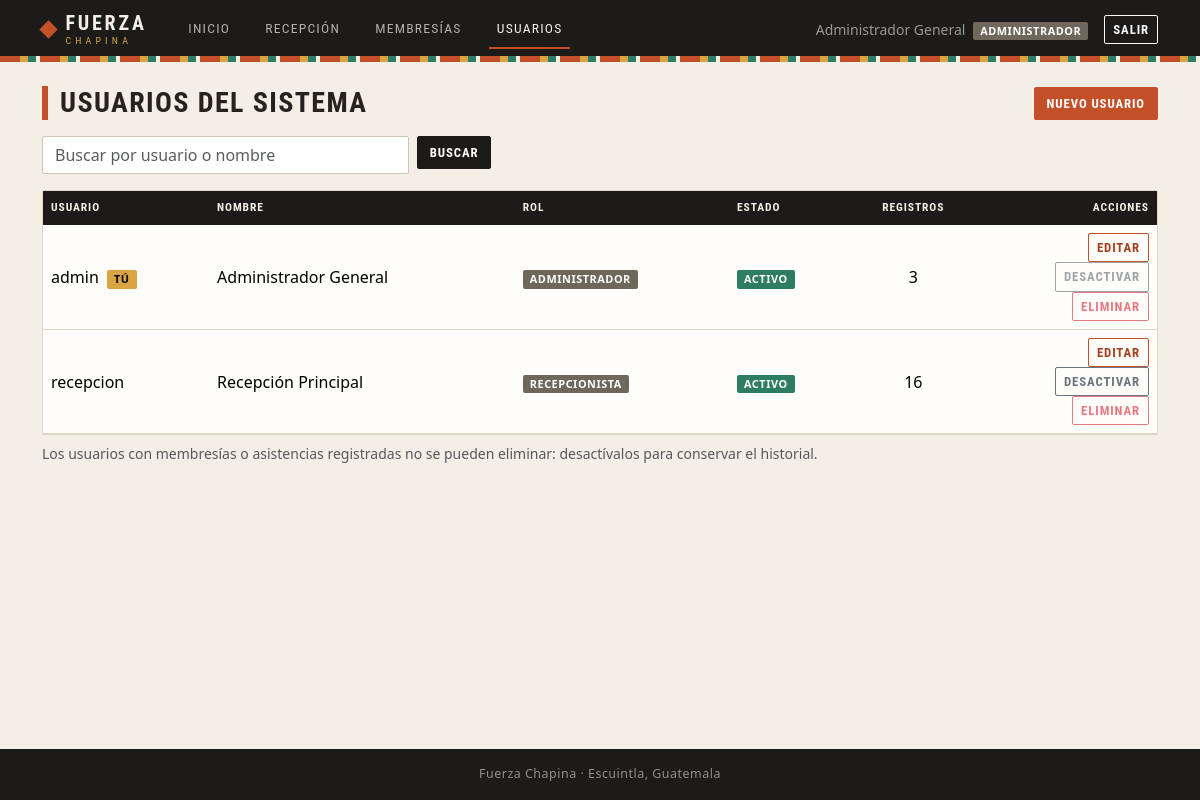
/index.php?c=usuario&a=listar (signed in), run on the app's committed database.
### tables this page shows
CREATE TABLE usuarios (
    id            INT UNSIGNED AUTO_INCREMENT PRIMARY KEY,
    usuario       VARCHAR(30)  NOT NULL,
    password_hash VARCHAR(255) NOT NULL,
    nombre        VARCHAR(100) NOT NULL,
    rol           ENUM('administrador','recepcionista') NOT NULL,
    activo        TINYINT(1)   NOT NULL DEFAULT 1,
    CONSTRAINT uq_usuarios_usuario UNIQUE (usuario)
);

### core/helpers.php (called while the page is built, shortened)
<?php
function e(mixed $valor): string
{
    return htmlspecialchars((string) $valor, ENT_QUOTES | ENT_SUBSTITUTE, 'UTF-8');
}
function url(string $controlador = 'home', string $accion = 'index', array $params = []): string
{
    return BASE_URL . '/index.php?' . http_build_query(['c' => $controlador, 'a' => $accion] + $params);
}
function renderizar(string $vista, array $datos = []): void
{
    extract($datos, EXTR_SKIP);
    require BASE_PATH . '/views/layout/header.php';
    require BASE_PATH . "/views/{$vista}.php";
    require BASE_PATH . '/views/layout/footer.php';
}

### core/Controller.php (called while the page is built, shortened)
<?php
abstract class Controller
{
    protected function render(string $vista, array $datos = []): void
    {
        renderizar($vista, $datos);
    }
}

### controllers/UsuarioController.php (called while the page is built, shortened)
<?php
final class UsuarioController extends Controller
{
    public function listar(): void
    {
        $busqueda = $this->busqueda();
        $this->render('usuarios/listar', [
            'titulo'   => 'Usuarios',
            'usuarios' => Usuario::listar($busqueda),
            'busqueda' => $busqueda,
        ]);
    }
}

### index.php (called while the page is built, shortened)
<?php
require BASE_PATH . '/core/helpers.php';
spl_autoload_register(static function (string $clase): void {
    foreach (['core', 'models', 'controllers'] as $carpeta) {
        $archivo = BASE_PATH . "/{$carpeta}/{$clase}.php";
        if (is_file($archivo)) {
            return;
        }
    }
});
try {
    $a = is_string($_GET['a'] ?? null) ? strtolower($_GET['a']) : 'index';
    $controlador = new $clase();
    $controlador->$a();
} catch (Throwable $e) {
    error_log((string) $e);
    if ($e instanceof PDOException) {
        mostrarError(500, 'Base de datos no disponible',
            'No se pudo usar la base de datos. Verifica que MySQL esté iniciado en XAMPP y que database.sql se haya importado completo.');
    }
    mostrarError(500, 'Error del sistema', 'Ocurrió un problema inesperado. Inténtalo de nuevo más tarde.');
}

### core/Auth.php (called while the page is built, shortened)
<?php
final class Auth
{
    public static function check(): bool
    {
        return isset($_SESSION['usuario']);
    }
    public static function usuario(): ?array
    {
        return $_SESSION['usuario'] ?? null;
    }
    public static function id(): ?int
    {
        return $_SESSION['usuario']['id'] ?? null;
    }
    public static function tieneRol(string ...$roles): bool
    {
        return self::check() && in_array($_SESSION['usuario']['rol'], $roles, true);
    }
}

### config/database.php (called while the page is built, shortened)
<?php
return [
    'host'    => '127.0.0.1',
    'port'    => 3306,
    'dbname'  => 'fuerza_chapina',
    'user'    => 'fc_app',
    'pass'    => 'FcApp2026!',
    'charset' => 'utf8mb4',
];

### core/Database.php (called while the page is built, shortened)
<?php
final class Database
{
    private static ?PDO $pdo = null;
    public static function pdo(): PDO
    {
        if (self::$pdo === null) {
            $c = require BASE_PATH . '/config/database.php';
            $dsn = sprintf(
                'mysql:host=%s;port=%d;dbname=%s;charset=%s',
                $c['host'], $c['port'], $c['dbname'], $c['charset']
            );
            self::$pdo = new PDO($dsn, $c['user'], $c['pass'], [
                PDO::ATTR_ERRMODE            => PDO::ERRMODE_EXCEPTION,
                PDO::ATTR_DEFAULT_FETCH_MODE => PDO::FETCH_ASSOC,
                PDO::ATTR_EMULATE_PREPARES   => false,
            ]);
            self::$pdo->exec("SET time_zone = '-06:00'");
        }
        return self::$pdo;
    }
}

### models/Usuario.php (called while the page is built, shortened)
<?php
final class Usuario
{
    public static function listar(string $busqueda): array
    {
        $like = '%' . addcslashes($busqueda, '%_\\') . '%';
        $stmt = Database::pdo()->prepare(
            'SELECT u.id, u.usuario, u.nombre, u.rol, u.activo,
                    (SELECT COUNT(*) FROM membresias m WHERE m.usuario_id = u.id)
                  + (SELECT COUNT(*) FROM asistencias a WHERE a.usuario_id = u.id) AS registros
               FROM usuarios u
              WHERE u.usuario LIKE :q1 OR u.nombre LIKE :q2
              ORDER BY u.rol, u.nombre'
        );
        $stmt->execute([':q1' => $like, ':q2' => $like]);
        return $stmt->fetchAll();
    }
}

### views/usuarios/listar.php (the view, shortened to what this page needs)
<?php $yo = Auth::id(); ?>
<div class="d-flex flex-wrap justify-content-between align-items-center gap-2 mb-3">
    <h1 class="h3 mb-0">Usuarios del sistema</h1>
    <a class="btn btn-primary" href="<?= e(url('usuario', 'crear')) ?>">Nuevo usuario</a>
</div>
<form method="get" action="<?= e(BASE_URL . '/index.php') ?>" class="row g-2 mb-3">
    <div class="col-12 col-md-6 col-lg-4">
        <input type="search" class="form-control" name="q" value="<?= e($busqueda) ?>" maxlength="50"
               placeholder="Buscar por usuario o nombre" aria-label="Buscar usuarios">
    </div>
    <div class="col-auto">
        <button type="submit" class="btn btn-dark">Buscar</button>
    </div>
</form>
<div class="card">
    <div class="table-responsive">
        <table class="table table-hover align-middle mb-0">
            <thead class="table-dark">
                <tr>
                    <th>Usuario</th>
                    <th>Nombre</th>
                    <th>Rol</th>
                    <th>Estado</th>
                    <th class="text-center">Registros</th>
                    <th class="text-end">Acciones</th>
                </tr>
            </thead>
            <tbody>
            <?php foreach ($usuarios as $u): ?>
                <?php $esYo = (int) $u['id'] === $yo; ?>
                <tr>
                    <td>
                        <?= e($u['usuario']) ?>
                        <?php if ($esYo): ?><span class="badge text-bg-warning ms-1">Tú</span><?php endif; ?>
                    </td>
                    <td><?= e($u['nombre']) ?></td>
                    <td><span class="badge text-bg-secondary"><?= e(ucfirst($u['rol'])) ?></span></td>
                    <td>
                        <?php if ($u['activo']): ?>
                            <span class="badge text-bg-success">Activo</span>
                        <?php else: ?>
                            <span class="badge text-bg-danger">Inactivo</span>
                        <?php endif; ?>
                    </td>
                    <td class="text-center"><?= e($u['registros']) ?></td>
                    <td class="text-end text-nowrap acciones">
                        <a class="btn btn-sm btn-outline-primary" href="<?= e(url('usuario', 'editar', ['id' => $u['id']])) ?>">Editar</a>
                        <form method="post" action="<?= e(url('usuario', 'estado')) ?>">
                            <button type="submit" class="btn btn-sm btn-outline-secondary" <?= $esYo ? 'disabled' : '' ?>>
                                <?= $u['activo'] ? 'Desactivar' : 'Activar' ?>
                            </button>
                        </form>
                        <form method="post" action="<?= e(url('usuario', 'eliminar')) ?>"
                              data-confirm="<?= e('¿Eliminar el usuario ' . $u['usuario'] . '? Esta acción no se puede deshacer.') ?>">
                            <button type="submit" class="btn btn-sm btn-outline-danger"
                                    <?= ($esYo || (int) $u['registros'] > 0) ? 'disabled' : '' ?>>Eliminar</button>
                        </form>
                    </td>
                </tr>
            <?php endforeach; ?>
            </tbody>
        </table>
    </div>
</div>
<p class="text-muted small mt-2">
    Los usuarios con membresías o asistencias registradas no se pueden eliminar: desactívalos para conservar el historial.
</p>

### views/layout/menu.php (shortened to what this page needs)
<?php
$menuOpciones = [
    ['etiqueta' => 'Inicio',     'c' => 'home',      'a' => 'index',  'roles' => ['administrador', 'recepcionista']],
    ['etiqueta' => 'Recepción',  'c' => 'recepcion', 'a' => 'index',  'roles' => ['administrador', 'recepcionista']],
    ['etiqueta' => 'Membresías', 'c' => 'membresia', 'a' => 'listar', 'roles' => ['administrador', 'recepcionista']],
    ['etiqueta' => 'Usuarios',   'c' => 'usuario',   'a' => 'listar', 'roles' => ['administrador']],
];
$menuActual  = $_GET['c'] ?? 'home';
$menuUsuario = Auth::usuario();
?>
<nav class="navbar navbar-expand-lg navbar-dark navbar-fc">
    <div class="container">
        <a class="marca" href="<?= e(url('home')) ?>" aria-label="<?= e(APP_NAME) ?> · Inicio">
            <span class="marca-nombre">
                <span class="marca-fuerza">FUERZA</span>
                <span class="marca-chapina">CHAPINA</span>
            </span>
        </a>
        <div class="collapse navbar-collapse" id="menuPrincipal">
            <ul class="navbar-nav ms-lg-4 me-auto">
                <?php foreach ($menuOpciones as $opcion): ?>
                    <?php if (Auth::tieneRol(...$opcion['roles'])): ?>
                        <li class="nav-item">
                            <a class="nav-link <?= $menuActual === $opcion['c'] ? 'active' : '' ?>"
                               href="<?= e(url($opcion['c'], $opcion['a'])) ?>"><?= e($opcion['etiqueta']) ?></a>
                        </li>
                    <?php endif; ?>
                <?php endforeach; ?>
            </ul>
            <form method="post" action="<?= e(url('auth', 'logout')) ?>" class="d-flex align-items-center gap-3 mt-2 mt-lg-0">
                <span class="navbar-text small">
                    <?= e($menuUsuario['nombre']) ?>
                    <span class="badge text-bg-secondary ms-1"><?= e($menuUsuario['rol']) ?></span>
                </span>
                <button type="submit" class="btn btn-outline-light btn-sm">Salir</button>
            </form>
        </div>
    </div>
</nav>

### public/css/app.css (style rules this page uses)
:root { --fc-carbon: #1d1b19; --fc-hueso: #f4efe6; --fc-papel: #fffdf9; --fc-linea: #ded5c4; --fc-texto: #26231f; --fc-suave: #6f675b; --fc-achiote: #c4502a; --fc-achiote-osc: #a53f1e; --fc-ocre: #d9a441; --fc-jade: #2e7d62; --fc-rojo: #b3261e; --fc-display: "Bahnschrift", "Franklin Gothic Medium", "Arial Narrow", "Roboto Condensed", system-ui, sans-serif; --bs-body-bg: var(--fc-hueso); --bs-body-color: var(--fc-texto); --bs-border-color: var(--fc-linea); --bs-success-rgb: 46, 125, 98; --bs-danger-rgb: 179, 38, 30; --bs-warning-rgb: 217, 164, 65; --bs-info-rgb: 143, 183, 200; --bs-secondary-rgb: 111, 103, 91; --bs-link-color: var(--fc-achiote-osc); --bs-link-hover-color: var(--fc-achiote); }
body { -webkit-font-smoothing: antialiased; }
h1, h2, h3, .h1, .h2, .h3, .h4, .h5 { font-family: var(--fc-display); text-transform: uppercase; letter-spacing: .05em; font-weight: 700; }
main h1.h3 { border-left: 6px solid var(--fc-achiote); padding-left: .75rem; }
.navbar-fc { background: var(--fc-carbon); position: relative; padding-block: .65rem .85rem; }
.navbar-fc::after, .banda-tejida { content: ""; display: block; height: 6px; background: repeating-linear-gradient( 90deg, var(--fc-achiote) 0 20px, var(--fc-ocre) 20px 28px, var(--fc-jade) 28px 36px, var(--fc-hueso) 36px 40px ); }
.navbar-fc::after { position: absolute; inset: auto 0 0 0; }
.marca { display: inline-flex; align-items: center; gap: .65rem; text-decoration: none; line-height: 1; }
.marca::before { content: ""; width: 13px; height: 13px; background: var(--fc-achiote); transform: rotate(45deg); flex: none; }
.marca-nombre { display: flex; flex-direction: column; gap: 3px; }
.marca-fuerza { font-family: var(--fc-display); font-weight: 700; font-size: 1.25rem; letter-spacing: .14em; color: var(--fc-hueso); }
.marca-chapina { font-family: var(--fc-display); font-size: .62rem; letter-spacing: .42em; color: var(--fc-ocre); }
.navbar-fc .nav-link { font-family: var(--fc-display); text-transform: uppercase; letter-spacing: .09em; font-size: .85rem; color: rgba(244, 239, 230, .7); border-bottom: 2px solid transparent; padding-inline: .25rem; margin-inline: 0; }
@media (min-width: 992px) { .navbar-fc .nav-link { margin-inline: .6rem; } }
.navbar-fc .navbar-text { white-space: nowrap; }
.navbar-fc .nav-link.active { color: var(--fc-hueso); border-bottom-color: var(--fc-achiote); }
.card { background: var(--fc-papel); border: 1px solid var(--fc-linea); border-radius: 2px; box-shadow: none; }
.btn { border-radius: 2px; font-family: var(--fc-display); font-weight: 600; letter-spacing: .07em; text-transform: uppercase; font-size: .8rem; }
.btn-primary { --bs-btn-bg: var(--fc-achiote); --bs-btn-border-color: var(--fc-achiote); --bs-btn-hover-bg: var(--fc-achiote-osc); --bs-btn-hover-border-color: var(--fc-achiote-osc); --bs-btn-active-bg: #8c3418; --bs-btn-active-border-color: #8c3418; --bs-btn-disabled-bg: var(--fc-achiote); --bs-btn-disabled-border-color: var(--fc-achiote); }
.btn-dark { --bs-btn-bg: var(--fc-carbon); --bs-btn-border-color: var(--fc-carbon); }
.btn-outline-primary { --bs-btn-color: var(--fc-achiote-osc); --bs-btn-border-color: var(--fc-achiote); --bs-btn-hover-bg: var(--fc-achiote); --bs-btn-hover-border-color: var(--fc-achiote); --bs-btn-active-bg: var(--fc-achiote-osc); --bs-btn-active-border-color: var(--fc-achiote-osc); }
.form-control, .form-select { border-radius: 2px; border-color: #cfc5b2; background-color: #fff; }
.table { --bs-table-bg: transparent; }
.table-dark { --bs-table-bg: var(--fc-carbon); --bs-table-color: var(--fc-hueso); --bs-table-border-color: var(--fc-carbon); }
.table thead th { font-family: var(--fc-display); text-transform: uppercase; letter-spacing: .08em; font-size: .72rem; font-weight: 600; }
.badge { border-radius: 2px; font-weight: 600; letter-spacing: .05em; text-transform: uppercase; font-size: .68rem; }

### data on the page
usuarios: nombre "Administrador General", rol "ADMINISTRADOR", usuario "admin", shows "TÚ", activo "ACTIVO", registros "3"
usuarios: usuario "recepcion", nombre "Recepción Principal", rol "RECEPCIONISTA", activo "ACTIVO", registros "16"

### other printed values
$opcion['etiqueta'] "INICIO"
$opcion['etiqueta'] "RECEPCIÓN"
$opcion['etiqueta'] "MEMBRESÍAS"
$opcion['etiqueta'] "USUARIOS"
APP_NAME "Fuerza Chapina"
